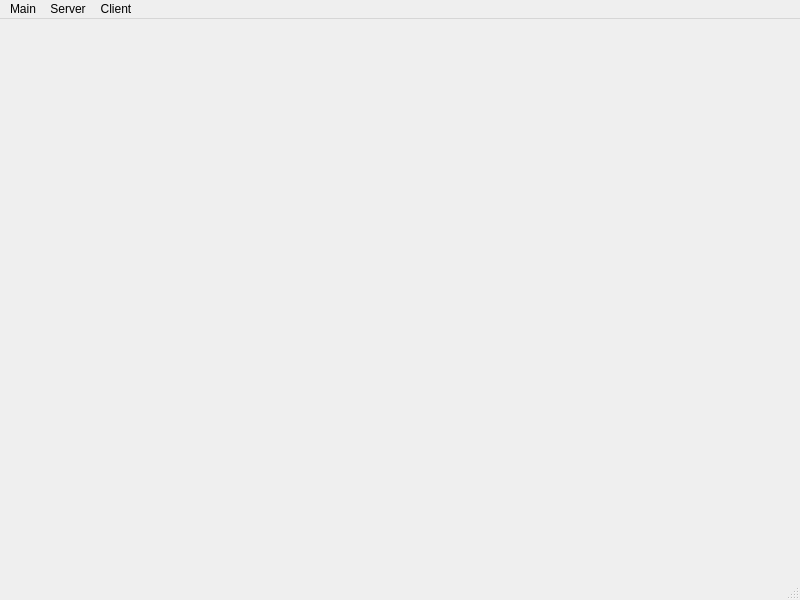
<?xml version="1.0" encoding="UTF-8"?>
<ui version="4.0">
 <class>MainWindow</class>
 <widget class="QMainWindow" name="MainWindow">
  <property name="geometry">
   <rect>
    <x>0</x>
    <y>0</y>
    <width>800</width>
    <height>600</height>
   </rect>
  </property>
  <property name="windowTitle">
   <string>MainWindow</string>
  </property>
  <widget class="QWidget" name="wMain">
   <layout class="QVBoxLayout" name="verticalLayout">
    <item>
     <widget class="QStackedWidget" name="stackedWidget"/>
    </item>
   </layout>
  </widget>
  <widget class="QMenuBar" name="menubar">
   <property name="geometry">
    <rect>
     <x>0</x>
     <y>0</y>
     <width>800</width>
     <height>21</height>
    </rect>
   </property>
   <widget class="QMenu" name="menuMain">
    <property name="title">
     <string>Main</string>
    </property>
    <addaction name="actionDevice"/>
    <addaction name="actionSettings"/>
    <addaction name="actionStart"/>
    <addaction name="actionStop"/>
   </widget>
   <widget class="QMenu" name="menuServer">
    <property name="title">
     <string>Server</string>
    </property>
    <addaction name="actionNxApiServer"/>
    <addaction name="actionHostServer"/>
    <addaction name="actionServer"/>
    <addaction name="actionEngine"/>
   </widget>
   <widget class="QMenu" name="menuClient">
    <property name="title">
     <string>Client</string>
    </property>
    <addaction name="actionHostClient"/>
    <addaction name="actionClient"/>
    <addaction name="actionConfigurator"/>
   </widget>
   <addaction name="menuMain"/>
   <addaction name="menuServer"/>
   <addaction name="menuClient"/>
  </widget>
  <widget class="QStatusBar" name="statusbar"/>
  <action name="actionSettings">
   <property name="text">
    <string>Settings</string>
   </property>
  </action>
  <action name="actionNxApiServer">
   <property name="text">
    <string>NX-API Server</string>
   </property>
  </action>
  <action name="actionHostServer">
   <property name="text">
    <string>Host Server</string>
   </property>
  </action>
  <action name="actionServer">
   <property name="text">
    <string>VMTD Server</string>
   </property>
  </action>
  <action name="actionHostClient">
   <property name="text">
    <string>Host Client</string>
   </property>
  </action>
  <action name="actionClient">
   <property name="text">
    <string>VMTD Client</string>
   </property>
  </action>
  <action name="actionEngine">
   <property name="text">
    <string>Engine</string>
   </property>
  </action>
  <action name="actionConfigurator">
   <property name="text">
    <string>Configurator</string>
   </property>
  </action>
  <action name="actionAbout">
   <property name="text">
    <string>About</string>
   </property>
  </action>
  <action name="actionStart">
   <property name="text">
    <string>Start</string>
   </property>
  </action>
  <action name="actionStop">
   <property name="text">
    <string>Stop</string>
   </property>
  </action>
  <action name="actionDevice">
   <property name="text">
    <string>Device Manager</string>
   </property>
  </action>
 </widget>
 <resources/>
 <connections/>
</ui>
